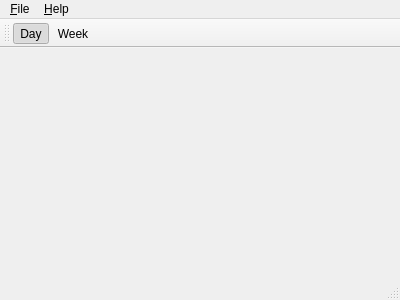
<?xml version="1.0" encoding="UTF-8"?>
<ui version="4.0">
 <class>MainWindow</class>
 <widget class="QMainWindow" name="MainWindow">
  <property name="geometry">
   <rect>
    <x>0</x>
    <y>0</y>
    <width>400</width>
    <height>300</height>
   </rect>
  </property>
  <property name="windowTitle">
   <string>IDC DICOM query</string>
  </property>
  <widget class="QTreeWidget" name="results">
   <property name="columnCount">
    <number>2</number>
   </property>
   <column>
    <property name="text">
     <string notr="true">1</string>
    </property>
   </column>
   <column>
    <property name="text">
     <string notr="true">2</string>
    </property>
   </column>
  </widget>
  <widget class="QMenuBar" name="menuBar">
   <property name="geometry">
    <rect>
     <x>0</x>
     <y>0</y>
     <width>400</width>
     <height>22</height>
    </rect>
   </property>
   <widget class="QMenu" name="menuFile">
    <property name="title">
     <string>&amp;File</string>
    </property>
    <addaction name="actionExit"/>
   </widget>
   <widget class="QMenu" name="menuHelp">
    <property name="title">
     <string>&amp;Help</string>
    </property>
    <addaction name="actionAbout"/>
   </widget>
   <addaction name="menuFile"/>
   <addaction name="menuHelp"/>
  </widget>
  <widget class="QToolBar" name="mainToolBar">
   <attribute name="toolBarArea">
    <enum>TopToolBarArea</enum>
   </attribute>
   <attribute name="toolBarBreak">
    <bool>false</bool>
   </attribute>
   <addaction name="actionDay"/>
   <addaction name="actionWeek"/>
  </widget>
  <widget class="QStatusBar" name="statusBar"/>
  <action name="actionExit">
   <property name="text">
    <string>E&amp;xit</string>
   </property>
   <property name="menuRole">
    <enum>QAction::QuitRole</enum>
   </property>
  </action>
  <action name="actionAbout">
   <property name="text">
    <string>&amp;About</string>
   </property>
   <property name="shortcut">
    <string>Alt+?</string>
   </property>
   <property name="menuRole">
    <enum>QAction::AboutRole</enum>
   </property>
  </action>
  <action name="actionDay">
   <property name="checkable">
    <bool>true</bool>
   </property>
   <property name="checked">
    <bool>true</bool>
   </property>
   <property name="text">
    <string>&amp;Day</string>
   </property>
  </action>
  <action name="actionWeek">
   <property name="checkable">
    <bool>true</bool>
   </property>
   <property name="text">
    <string>&amp;Week</string>
   </property>
  </action>
 </widget>
 <layoutdefault spacing="6" margin="11"/>
 <resources/>
 <connections>
  <connection>
   <sender>actionExit</sender>
   <signal>triggered()</signal>
   <receiver>MainWindow</receiver>
   <slot>close()</slot>
   <hints>
    <hint type="sourcelabel">
     <x>-1</x>
     <y>-1</y>
    </hint>
    <hint type="destinationlabel">
     <x>199</x>
     <y>149</y>
    </hint>
   </hints>
  </connection>
  <connection>
   <sender>actionAbout</sender>
   <signal>triggered()</signal>
   <receiver>MainWindow</receiver>
   <slot>showAbout()</slot>
   <hints>
    <hint type="sourcelabel">
     <x>-1</x>
     <y>-1</y>
    </hint>
    <hint type="destinationlabel">
     <x>199</x>
     <y>149</y>
    </hint>
   </hints>
  </connection>
  <connection>
   <sender>results</sender>
   <signal>itemDoubleClicked(QTreeWidgetItem*,int)</signal>
   <receiver>MainWindow</receiver>
   <slot>onItemDoubleClicked(QTreeWidgetItem*,int)</slot>
   <hints>
    <hint type="sourcelabel">
     <x>199</x>
     <y>165</y>
    </hint>
    <hint type="destinationlabel">
     <x>199</x>
     <y>149</y>
    </hint>
   </hints>
  </connection>
 </connections>
</ui>
